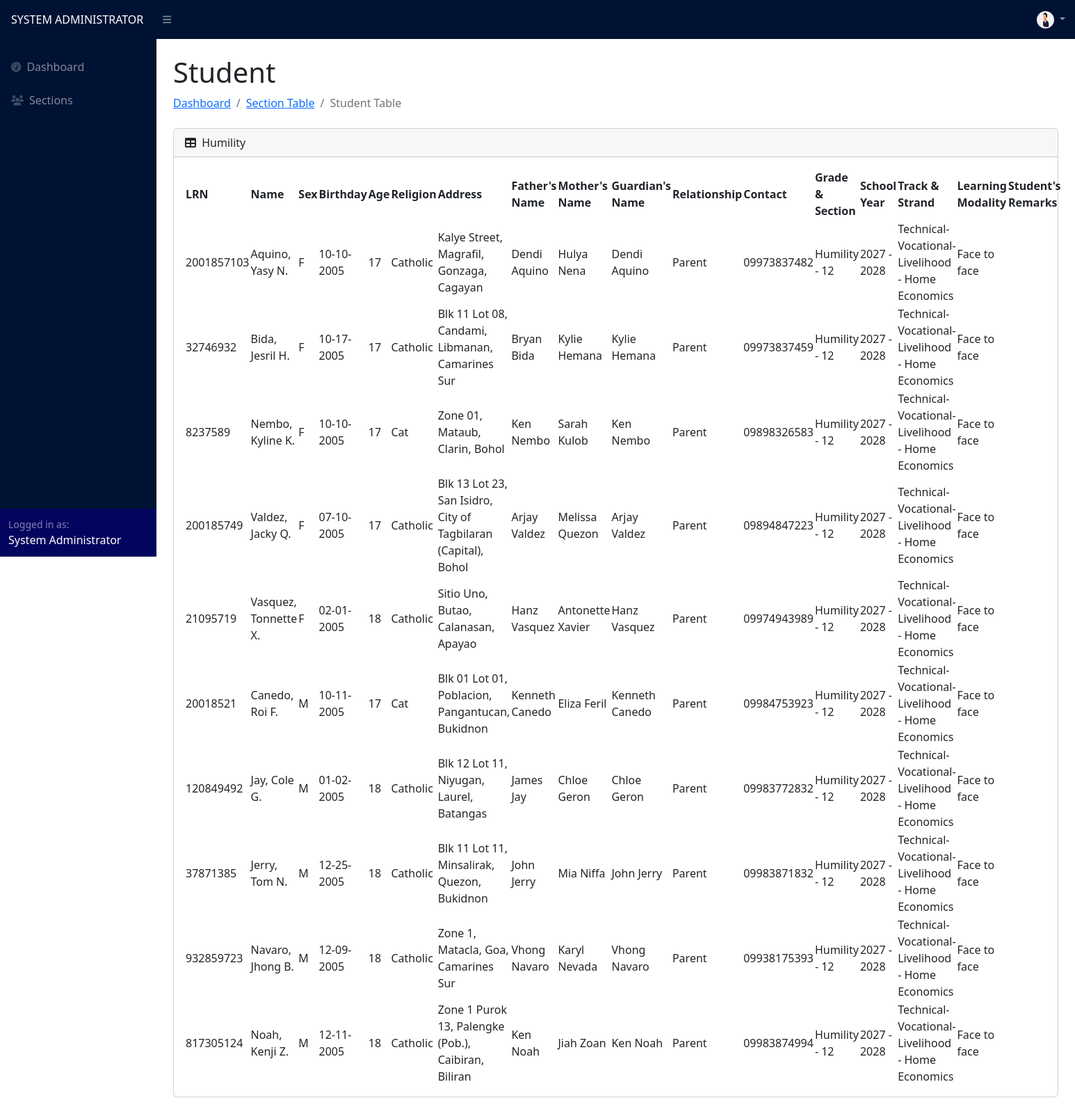
Before: /registrar/student_table.php?id=4 (signed in) with the older database file.
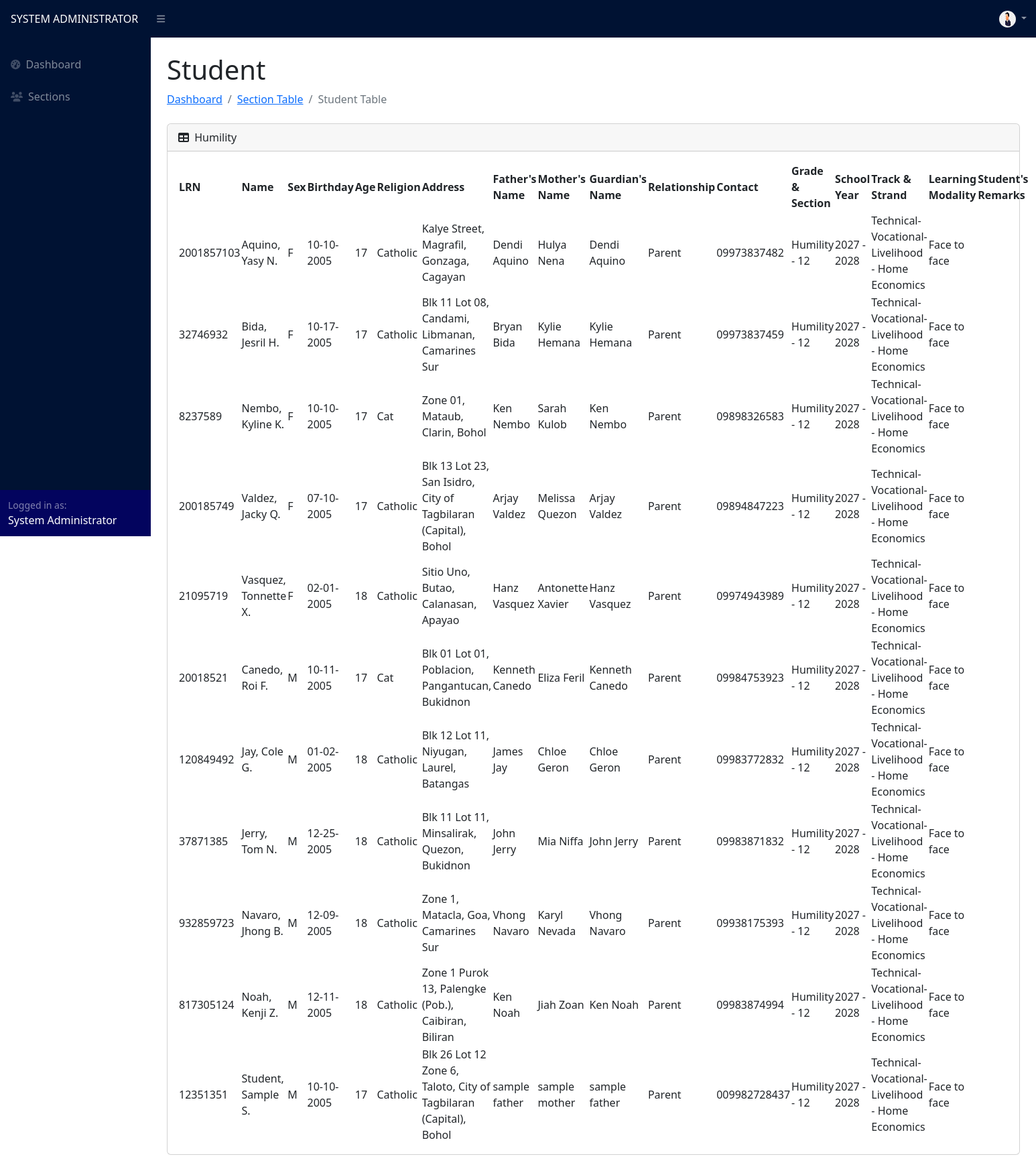
After: the same page with the newer database file.
### tables this page shows
CREATE TABLE `section` (
  `id` int(11) NOT NULL,
  `name` varchar(255) NOT NULL,
  `track` varchar(255) NOT NULL,
  `strand` varchar(255) NOT NULL,
  `grade` int(255) NOT NULL,
  `adviser_id` int(11) NOT NULL,
  `adviser` varchar(255) NOT NULL,
  `school_year_id` int(11) NOT NULL,
  `school_year` varchar(255) NOT NULL,
  `is_archived` tinyint(4) NOT NULL
);

CREATE TABLE `student` (
  `id` int(11) NOT NULL,
  `lrn` int(255) NOT NULL,
  `name` varchar(255) NOT NULL,
  `fname` varchar(255) NOT NULL,
  `mname` varchar(255) NOT NULL,
  `lname` varchar(255) NOT NULL,
  `suffix` varchar(255) NOT NULL,
  `sex` varchar(255) NOT NULL,
  `birth_date` varchar(255) NOT NULL,
  `birth_date2` date NOT NULL,
  `age` int(255) NOT NULL,
  `ra` varchar(255) NOT NULL,
  `house_no` varchar(255) NOT NULL,
  `barangay` varchar(255) NOT NULL,
  `municipality` varchar(255) NOT NULL,
  `province` varchar(255) NOT NULL,
  `barangay_id` int(11) NOT NULL,
  `municipality_id` int(11) NOT NULL,
  `province_id` int(11) NOT NULL,
  `father` varchar(255) NOT NULL,
  `mother` varchar(255) NOT NULL,
  `guardian` varchar(255) NOT NULL,
  `relationship` varchar(255) NOT NULL,
  `contact` varchar(255) NOT NULL,
  `section` varchar(255) NOT NULL,
  `school_year_id` int(11) NOT NULL,
  `school_year` varchar(255) NOT NULL,
  `track` varchar(255) NOT NULL,
  `strand` varchar(255) NOT NULL,
  `grade` int(255) NOT NULL,
  `status` varchar(255) NOT NULL DEFAULT 'complete',
  `lm` varchar(255) NOT NULL,
  `indicator` varchar(255) NOT NULL,
  `ri` varchar(255) NOT NULL,
  `rid` varchar(255) NOT NULL,
  `weight` float NOT NULL,
  `height` float NOT NULL,
  `height2` float NOT NULL,
  `bmi` float NOT NULL,
  `bmi_category` varchar(255) NOT NULL,
  `hfa_category` varchar(255) NOT NULL,
  `sf8_remarks` varchar(255) NOT NULL,
  `is_archived` tinyint(4) NOT NULL,
  `enrollment` varchar(255) NOT NULL
);

### registrar/student_table.php (the view, shortened to what the changed rows need)
<?php
include("../config.php");
$sectionID = $_GET['id'];
?>
<!DOCTYPE html>
<html lang="en">
<head>
    <link href="https://cdn.jsdelivr.net/npm/simple-datatables@7.1.2/dist/style.min.css" rel="stylesheet" />
    <link href="../css/styles.css" rel="stylesheet" />
</head>
<body class="sb-nav-fixed">
    <?php include("navigation.php") ?>
    <div id="layoutSidenav_content">
        <main>
            <div class="container-fluid px-4">
                <div class="d-flex justify-content-between align-items-center mt-0">
                    <div>
                        <h1 class="mt-4">Student</h1>
                    </div>
                </div>
                <?php
                $sySQL = "SELECT * FROM school_year WHERE is_archived = 0";
                $syResult = $conn->query($sySQL);
                $syRow = $syResult->fetch_assoc();
                $school_year_id = $syRow['id'];
                $section = "SELECT * FROM section WHERE id = '$sectionID'";
                $sectionResult = $conn->query($section);
                while ($sectionRow = $sectionResult->fetch_assoc()) {
                    $sectionName = $sectionRow['name'];
                ?>
                    <div class="card mb-4">
                        <div class="card-header d-flex justify-content-between align-items-center">
                            <div>
                                <i class="fas fa-table me-1"></i>
                                <?php echo $sectionName ?>
                            </div>
                        </div>
                        <div class="card-body">
                            <table id="datatablesSimple">
                                <thead>
                                    <tr>
                                        <th>LRN</th>
                                        <th>Name</th>
                                        <th>Sex</th>
                                        <th>Birthday</th>
                                        <th>Age</th>
                                        <th>Religion</th>
                                        <th>Address</th>
                                        <th>Father's Name</th>
                                        <th>Mother's Name</th>
                                        <th>Guardian's Name</th>
                                        <th>Relationship</th>
                                        <th>Contact</th>
                                        <th>Grade & Section</th>
                                        <th>School Year</th>
                                        <th>Track & Strand</th>
                                        <th>Learning Modality</th>
                                        <th>Student's Remarks</th>
                                    </tr>
                                </thead>
                                <tbody>
                                    <?php
                                    $student = "SELECT * FROM `student` WHERE is_archived = 0 AND section = '$sectionName' AND school_year_id = '$school_year_id' ORDER BY `sex`, `name` ASC";
                                    $studentResult = $conn->query($student);
                                    while ($studentRow = $studentResult->fetch_assoc()) :
                                    ?>
                                        <tr>
                                            <td><?php echo $studentRow["lrn"] ?></td>
                                            <td><?php echo $studentRow["name"] ?></td>
                                            <td><?php echo $studentRow["sex"] ?></td>
                                            <td><?php echo $studentRow["birth_date"] ?></td>
                                            <td><?php echo $studentRow["age"] ?></td>
                                            <td><?php echo $studentRow["ra"] ?></td>
                                            <td>
                                                <?php echo $studentRow["house_no"] ?>,
                                                <?php echo $studentRow["barangay"] ?>,
                                                <?php echo $studentRow["municipality"] ?>,
                                                <?php echo $studentRow["province"] ?>
                                            </td>
                                            <td><?php echo $studentRow["father"] ?></td>
                                            <td><?php echo $studentRow["mother"] ?></td>
                                            <td><?php echo $studentRow["guardian"] ?></td>
                                            <td><?php echo $studentRow["relationship"] ?></td>
                                            <td><?php echo $studentRow["contact"] ?></td>
                                            <td><?php echo $studentRow["section"] . " - " . $studentRow["grade"] ?></td>
                                            <td><?php echo $studentRow["school_year"] ?></td>
                                            <td><?php echo $studentRow["track"] . " - " . $studentRow["strand"] ?></td>
                                            <td><?php echo $studentRow["lm"] ?></td>
                                            <td><?php echo $studentRow["indicator"] . " " . $studentRow["ri"] . " " . $studentRow["rid"] ?></td>
                                        </tr>
                                    <?php
                                    endwhile;
                                    ?>
                                </tbody>
                            </table>
                        </div>
                    </div>
                <?php } ?>
            </div>
        </main>
    </div>
    </div>
</body>
</html>

Changed rows visible on the page:
added student: lrn "12351351", name "Student, Sample S.", sex "M", birth_date "10-10-2005", age "17", ra "Catholic", house_no "Blk 26 Lot 12 Zone 6", barangay "Taloto", municipality "City of Tagbilaran (Capital)", province "Bohol", father "sample father", mother "sample mother", guardian "sample father", relationship "Parent", contact "009982728437", section "Humility", grade "12", school_year "2027 - 2028", track "Technical-Vocational-Livelihood", strand "Home Economics", lm "Face to face"
